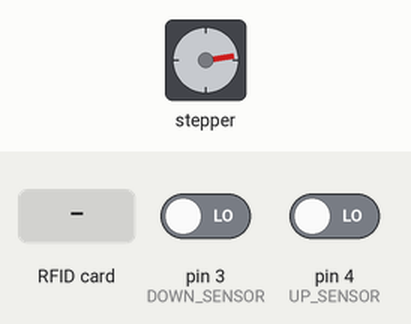
Recording of a sketch running on a simulated Arduino Uno, built with avr-gcc and run on an emulated ATmega328P. Shown: stepper motor. Wiring (inferred from the names in the program): IR receiver: data pin 5. Inputs (shaded band) come from the test bench; at power-on: pin 3 (DOWN_SENSOR) LOW, pin 4 (UP_SENSOR) LOW. Stepper angles assume 2048 steps per turn; what the sketch prints to the serial monitor is not drawn.

Above: at 1.2 s.
1.3 s: pin 3 (DOWN_SENSOR) driven HIGH
2.8 s: RFID card 5E 7A 19 C4 held to the reader
At 3.57 s:
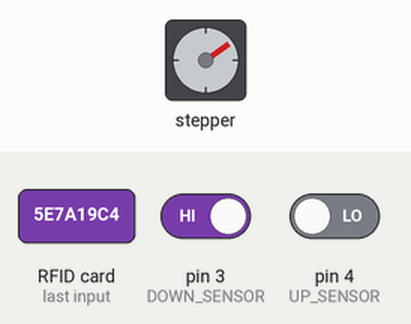
At 4.49 s:
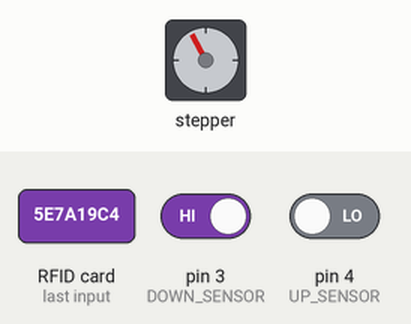
5.8 s: pin 4 (UP_SENSOR) driven HIGH
At 6.4 s:
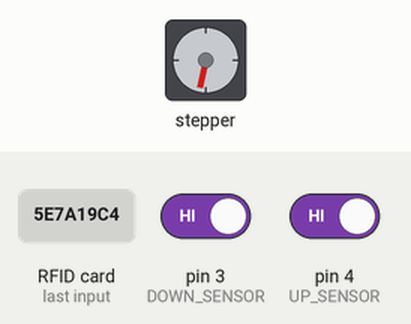
Timing chart, 0 to 8.8 s (numbered marks = the images above; inputs shaded):
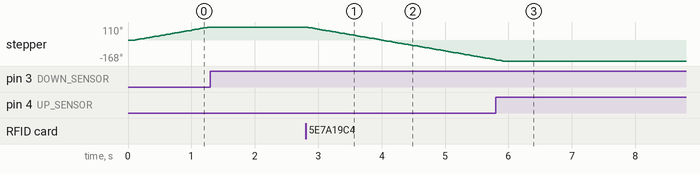

Measured:
- after the input at 1.3 s, stepper: stops changing and stays 110°
- after the input at 2.8 s, stepper: keeps turning counter-clockwise at about 89°/s, starting at once
- after the input at 5.8 s, stepper: goes on until 5.9 s, then stays -168°
- by itself, stepper: keeps turning clockwise at about 90°/s

The sketch:

pet_door.ino
```cpp
/*
 *
 * Typical pin layout used:
 * -----------------------------------------------------------------------------------------
 *             MFRC522      Arduino       Arduino   Arduino    Arduino          Arduino
 *             Reader/PCD   Uno/101       Mega      Nano v3    Leonardo/Micro   Pro Micro
 * Signal      Pin          Pin           Pin       Pin        Pin              Pin
 * -----------------------------------------------------------------------------------------
 * RST/Reset   RST          9             49         D9         RESET/ICSP-5     RST
 * SPI SS      SDA(SS)      10            53        D10        10               10
 * SPI MOSI    MOSI         11 / ICSP-4   51        D11        ICSP-4           16
 * SPI MISO    MISO         12 / ICSP-1   50        D12        ICSP-1           14
 * SPI SCK     SCK          13 / ICSP-3   52        D13        ICSP-3           15
 *
 * More pin layouts for other boards can be found here: https://github.com/miguelbalboa/rfid#pin-layout
 */

#include <SPI.h>
#include <MFRC522.h>
#include <Stepper.h>

#define SDA_DIO 53
#define RESET_DIO 49
const int DOWN_SENSOR = 3;
const int UP_SENSOR = 4;
const int IR_SENSOR = 5;
const int stepsPerRevolution = 2048; //this has been changed to 2048 for the 28BYJ-48
int step;
// initialize the stepper library on pins 8 through 11:
Stepper myStepper(stepsPerRevolution, 8, 10, 9, 11); //note the modified sequence
/* Create an instance of the RFID library */
MFRC522 mfrc522(SDA_DIO, RESET_DIO);

enum State
{
    HOME,
    READ_TAG,
    UP,
    WAIT,
    NA
};
State nextState;
State currentState;

int limitUpClosed;
int limitDownClosed;
int dogPresent;
bool startTimer;
unsigned long timeForWait;
unsigned long timeNow;

void homeState();
void readTagState();
void upState();
void waitState();
void updateInputs();

void setup()
{
    limitUpClosed = false;
    limitDownClosed = false;
    dogPresent = false;
    timeForWait = 10; // 10 seconds
    timeForWait = timeForWait * 1000;
    startTimer = true;
    nextState = HOME;
    currentState = NA;
    step = 0;
    pinMode(DOWN_SENSOR, INPUT);
    pinMode(UP_SENSOR, INPUT);
    pinMode(IR_SENSOR, INPUT);

    // set the speed (needed to be reduced for the 28BYJ-48):
    myStepper.setSpeed(15);

    Serial.begin(115200);
    SPI.begin(); // Init SPI bus

    mfrc522.PCD_Init();                // Init MFRC522
    delay(4);                          // Optional delay. Some board do need more time after init to be ready, see Readme
    mfrc522.PCD_DumpVersionToSerial(); // Show details of PCD - MFRC522 Card Reader details
}

void loop()
{
    updateInputs();

    switch (nextState)
    {
    case HOME:
        homeState();
        currentState = HOME;
        break;
    case READ_TAG:
        readTagState();
        currentState = READ_TAG;
        break;
    case UP:
        upState();
        currentState = UP;
        break;
    case WAIT:
        waitState();
        currentState = WAIT;
        break;

    default:
        break;
    }
    //delay(2);
}

void updateInputs()
{
    limitDownClosed = digitalRead(DOWN_SENSOR);
    limitUpClosed = digitalRead(UP_SENSOR);
    dogPresent = !digitalRead(IR_SENSOR);
}

void homeState()
{
    if (currentState != nextState)
        Serial.println("Home state");

    if (dogPresent)
    {
        nextState = UP;
        return;
    }

    if (limitDownClosed)
    {
        nextState = READ_TAG;
        return;
    }
    myStepper.step(step);
    step++;
}

void readTagState()
{
    if (currentState != nextState)
        Serial.println("Read Tag state");

    if (!mfrc522.PICC_IsNewCardPresent())
    {
        return;
    }
    mfrc522.PICC_HaltA(); // Stop reading
    nextState = UP;
}

void upState()
{
    if (currentState != nextState)
        Serial.println("Up state");

    if (limitUpClosed)
    {
        nextState = WAIT;
        return;
    }
    myStepper.step(-step);
    step++;
}

void waitState()
{
    if (currentState != nextState)
        Serial.println("Wait state");

    if (startTimer)
    {
        timeNow = millis();
        startTimer = false;
    }
    if (millis() >= timeNow + timeForWait)
    {
        nextState = HOME;
        startTimer = true;
    }
    else
    {
        Serial.print("Waitting: ");
        Serial.println((timeNow + timeForWait - millis()) / 1000);
    }
}
```
